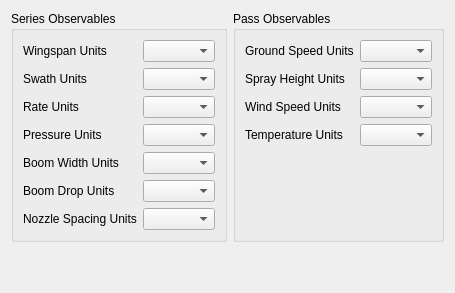
     <widget class="QWidget" name="tab_observables">
      <attribute name="title">
       <string>Observables</string>
      </attribute>
      <layout class="QVBoxLayout" name="vl_observables">
       <item>
        <layout class="QHBoxLayout" name="hl_observables">
         <item>
          <widget class="QGroupBox" name="groupBox_2">
           <property name="title">
            <string>Series Observables</string>
           </property>
           <layout class="QVBoxLayout" name="vl_series_obs">
            <item>
             <layout class="QFormLayout" name="formLayout">
              <item row="0" column="0">
               <widget class="QLabel" name="label">
                <property name="text">
                 <string>Wingspan Units</string>
                </property>
               </widget>
              </item>
              <item row="0" column="1">
               <widget class="QComboBox" name="cbb_wingspan_units"/>
              </item>
              <item row="1" column="0">
               <widget class="QLabel" name="label_2">
                <property name="text">
                 <string>Swath Units</string>
                </property>
               </widget>
              </item>
              <item row="1" column="1">
               <widget class="QComboBox" name="cbb_swath_units"/>
              </item>
              <item row="2" column="0">
               <widget class="QLabel" name="label_3">
                <property name="text">
                 <string>Rate Units</string>
                </property>
               </widget>
              </item>
              <item row="2" column="1">
               <widget class="QComboBox" name="cbb_rate_units"/>
              </item>
              <item row="3" column="0">
               <widget class="QLabel" name="label_4">
                <property name="text">
                 <string>Pressure Units</string>
                </property>
               </widget>
              </item>
              <item row="3" column="1">
               <widget class="QComboBox" name="cbb_pressure_units"/>
              </item>
              <item row="4" column="0">
               <widget class="QLabel" name="label_5">
                <property name="text">
                 <string>Boom Width Units</string>
                </property>
               </widget>
              </item>
              <item row="4" column="1">
               <widget class="QComboBox" name="cbb_boom_width_units"/>
              </item>
              <item row="5" column="0">
               <widget class="QLabel" name="label_6">
                <property name="text">
                 <string>Boom Drop Units</string>
                </property>
               </widget>
              </item>
              <item row="5" column="1">
               <widget class="QComboBox" name="cbb_boom_drop_units"/>
              </item>
              <item row="6" column="0">
               <widget class="QLabel" name="label_7">
                <property name="text">
                 <string>Nozzle Spacing Units</string>
                </property>
               </widget>
              </item>
              <item row="6" column="1">
               <widget class="QComboBox" name="cbb_nozzle_spacing_units"/>
              </item>
             </layout>
            </item>
           </layout>
          </widget>
         </item>
         <item>
          <widget class="QGroupBox" name="groupBox_3">
           <property name="title">
            <string>Pass Observables</string>
           </property>
           <layout class="QVBoxLayout" name="vl_pass_obs">
            <item>
             <layout class="QFormLayout" name="formLayout_2">
              <item row="0" column="0">
               <widget class="QLabel" name="label_8">
                <property name="text">
                 <string>Ground Speed Units</string>
                </property>
               </widget>
              </item>
              <item row="0" column="1">
               <widget class="QComboBox" name="cbb_ground_speed_units"/>
              </item>
              <item row="1" column="0">
               <widget class="QLabel" name="label_10">
                <property name="text">
                 <string>Spray Height Units</string>
                </property>
               </widget>
              </item>
              <item row="1" column="1">
               <widget class="QComboBox" name="cbb_spray_height_units"/>
              </item>
              <item row="2" column="0">
               <widget class="QLabel" name="label_11">
                <property name="text">
                 <string>Wind Speed Units</string>
                </property>
               </widget>
              </item>
              <item row="2" column="1">
               <widget class="QComboBox" name="cbb_wind_speed_units"/>
              </item>
              <item row="3" column="0">
               <widget class="QLabel" name="label_12">
                <property name="text">
                 <string>Temperature Units</string>
                </property>
               </widget>
              </item>
              <item row="3" column="1">
               <widget class="QComboBox" name="cbb_temperature_units"/>
              </item>
             </layout>
            </item>
           </layout>
          </widget>
         </item>
        </layout>
       </item>
       <item>
        <spacer name="vs_observables">
         <property name="orientation">
          <enum>Qt::Vertical</enum>
         </property>
         <property name="sizeHint" stdset="0">
          <size>
           <width>20</width>
           <height>40</height>
          </size>
         </property>
        </spacer>
       </item>
      </layout>
     </widget>
